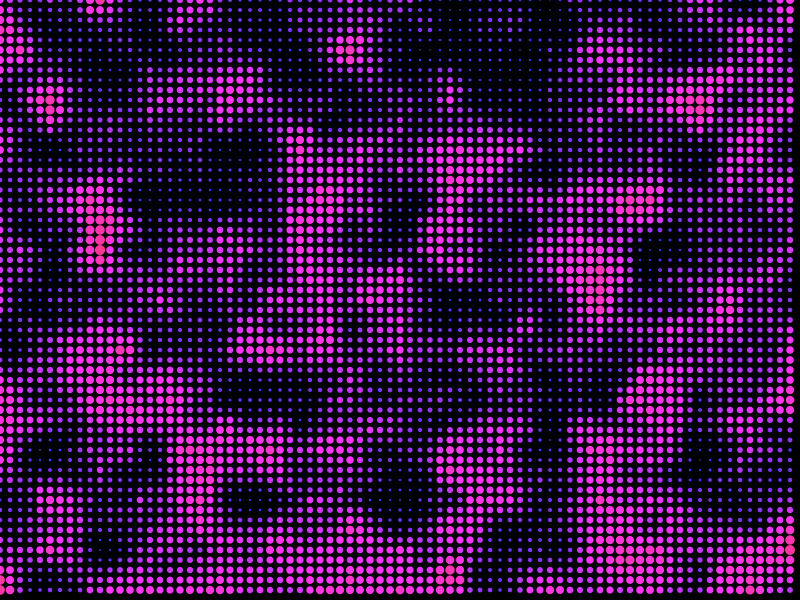
Frame 1 (no input)
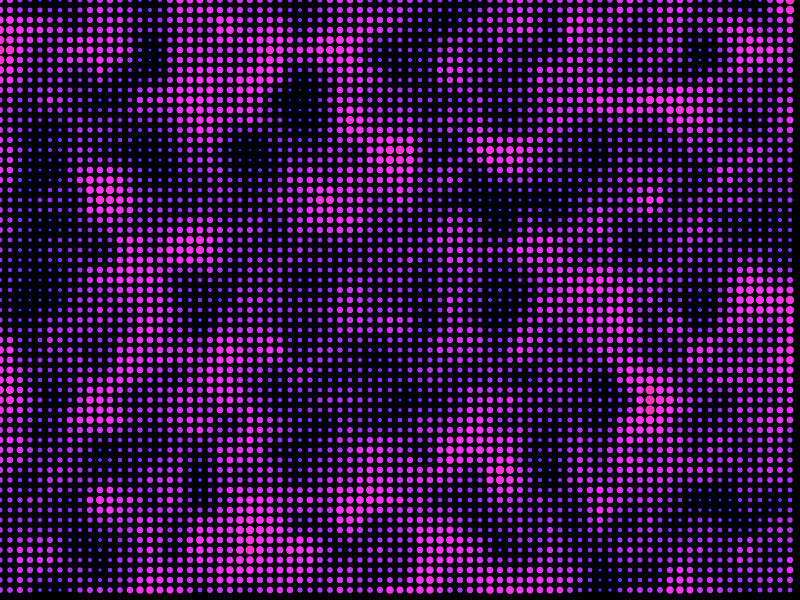
Frame 60 (the mouse pressed at the canvas centre just before this capture)
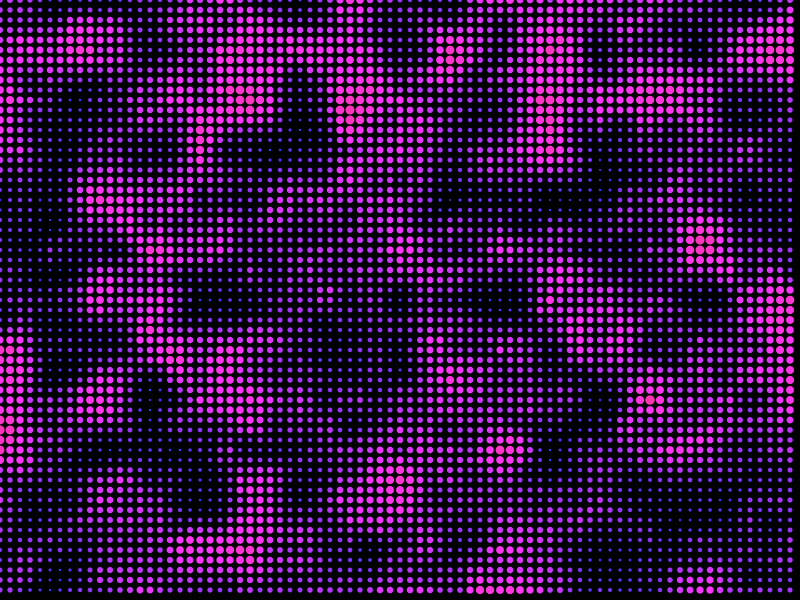
Frame 120 (the mouse held since frame 60 and released just before this capture)

The Processing sketch that drew these frames (run headless with seeded random() and noise(); from frame 60 on, the mouse is pressed at the canvas centre):

// Processing sketch: noise3d
// ── noise3d.pde
// 3D NOISE (animated surface)

float scale = 0.02;
float t = 0;

void setup() {
  size(800, 600);
  noStroke();
  colorMode(HSB, 255);
}

void draw() {
  background(0);

  for (int x = 0; x < width; x += 10) {
    for (int y = 0; y < height; y += 10) {

      float n = noise(x * scale, y * scale, t);

      float s = n * 12;

      fill(150 + n*100, 200, 255);
      ellipse(x, y, s, s);
    }
  }

  t += 0.01;
}
